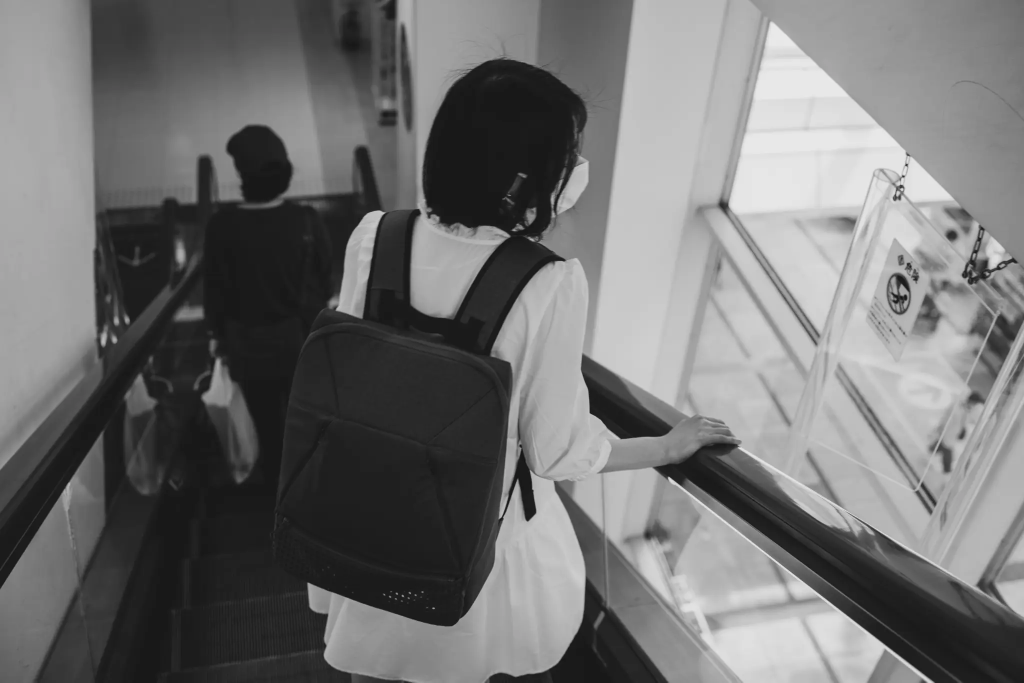
#> input picture examples/sample_input/5V6A2448.jpg, 2048 x 1365 px (shown at 1/2 size)
$ python matrix_generator.py examples/sample_input out.png
#> lines starting #> are read from the running program, lines starting #| are printed output that depends on the picture
from PIL import Image, ImageDraw, ImageFilter, ImageEnhance
import numpy as np
from typing import List, Dict, Tuple
import os
import glob
import sys

class PhotoMatrixGenerator:
    """
    写真マトリクス生成システムのメインクラス
    """

    def __init__(self):
        # MakeShop仕様
        self.canvas_size = (2520, 2520)
        self.dpi = 200
        self.output_format = 'PNG'

        # レイアウトパターン
        self.layouts = {
            'portrait': {'cell_size': (680, 1020), 'spacing': 60},
            'landscape': {'cell_size': (840, 560), 'spacing': 0},
            'square': {'cell_size': (840, 840), 'spacing': 0}
        }

    def generate_matrix(self, photo_paths: List[str], output_path: str) -> str:
        """
        写真パスリストからマトリクスを生成

        Args:
            photo_paths: 写真ファイルパスのリスト
            output_path: 出力ファイルパス

        Returns:
            生成された画像ファイルパス
        """
        # 写真読み込み・検証
        photos = self._load_and_validate_photos(photo_paths)

        if not photos:
            raise ValueError("有効な写真が見つかりません")

        # 写真数に応じた処理
        if len(photos) == 9:
            processed_photos = photos
        elif len(photos) < 9:
            processed_photos = self._supplement_photos(photos)
        else:
            processed_photos = photos[:9]  # 最初の9枚を使用

        # レイアウト決定
        layout_type = self._determine_layout(processed_photos)

        # 配置最適化
        placement = self._optimize_placement(processed_photos)

        # マトリクス生成
        matrix_image = self._create_matrix(processed_photos, placement, layout_type)

        # MakeShop仕様で保存
        self._save_makeshop_format(matrix_image, output_path)

        return output_path

    def _load_and_validate_photos(self, photo_paths: List[str]) -> List[Image.Image]:
        """写真の読み込みと検証"""
        photos = []
        for path in photo_paths:
            try:
                img = Image.open(path)
                print(f"画像情報: {os.path.basename(path)} - サイズ: {img.size}, フォーマット: {img.format}, モード: {img.mode}")

                if self._validate_photo(img):
                    # RGB変換
                    if img.mode != 'RGB':
                        img = img.convert('RGB')
                    photos.append(img)
                    print(f"読み込み成功: {os.path.basename(path)}")
                else:
                    print(f"検証失敗: {os.path.basename(path)}")
            except Exception as e:
                print(f"写真読み込みエラー: {path} - {e}")
        return photos

    def _validate_photo(self, img: Image.Image) -> bool:
        """写真の有効性チェック"""
        # 最小サイズチェック
        if img.size[0] < 300 or img.size[1] < 300:
            print(f"サイズが小さすぎます: {img.size}")
            return False
        # ファイル形式チェック（WEBPも追加）
        if img.format not in ['JPEG', 'PNG', 'WEBP']:
            print(f"対応していないフォーマット: {img.format}")
            return False
        return True

    def _determine_layout(self, photos: List[Image.Image]) -> str:
        """最適レイアウトの決定"""
        aspect_ratios = [img.size[0] / img.size[1] for img in photos]
        avg_ratio = np.mean(aspect_ratios)

        print(f"平均アスペクト比: {avg_ratio:.2f}")

        if avg_ratio > 1.3:
            layout = 'landscape'
        elif avg_ratio < 0.8:
            layout = 'portrait'
        else:
            layout = 'square'

        print(f"選択されたレイアウト: {layout}")
        return layout

    def _optimize_placement(self, photos: List[Image.Image]) -> Dict[int, int]:
        """3×3グリッド最適配置"""
        # 写真品質スコア計算
        scores = []
        for i, photo in enumerate(photos):
            score = self._calculate_photo_score(photo)
            scores.append((i, score))
            print(f"写真{i+1} スコア: {score:.3f}")

        # スコア順ソート
        scores.sort(key=lambda x: x[1], reverse=True)

        # 配置決定
        placement = {}
        placement[3] = scores[0][0]  # フォーカルポイント（右上）
        placement[1] = scores[1][0]  # エントランス（左上）
        placement[2] = scores[2][0]  # ブリッジ（上中央）

        # 残りの配置
        remaining_positions = [4, 5, 6, 7, 8, 9]
        for i, pos in enumerate(remaining_positions):
            if i + 3 < len(scores):
                placement[pos] = scores[i + 3][0]

        print("配置最適化結果:")
        for pos, photo_idx in placement.items():
            print(f"  位置{pos}: 写真{photo_idx+1}")

        return placement

    def _calculate_photo_score(self, photo: Image.Image) -> float:
        """写真品質スコア計算"""
        # 解像度スコア
        resolution_score = min(photo.size[0] * photo.size[1] / (1920 * 1080), 1.0)

        # アスペクト比スコア
        aspect_ratio = photo.size[0] / photo.size[1]
        aspect_score = 1.0 - abs(1.0 - aspect_ratio) * 0.5

        # 色彩豊かさスコア
        color_score = self._calculate_color_richness(photo)

        return resolution_score * 0.3 + aspect_score * 0.3 + color_score * 0.4

    def _calculate_color_richness(self, photo: Image.Image) -> float:
        """色彩豊かさ計算"""
        # 小さくリサイズして処理高速化
        small = photo.resize((100, 100))
        pixels = np.array(small)

        # 色の分散計算
        color_variance = np.var(pixels, axis=(0, 1))
        avg_variance = np.mean(color_variance)

        return min(avg_variance / 10000, 1.0)

    def _supplement_photos(self, photos: List[Image.Image]) -> List[Image.Image]:
        """9枚未満の写真を背景で補完"""
        supplemented = photos.copy()
        needed = 9 - len(photos)

        print(f"{needed}枚の背景を生成します")

        # 主要色抽出
        colors = self._extract_dominant_colors(photos)

        # 背景生成
        for i in range(needed):
            bg = self._generate_background(colors, i)
            supplemented.append(bg)

        return supplemented

    def _extract_dominant_colors(self, photos: List[Image.Image]) -> List[Tuple[int, int, int]]:
        """主要色抽出"""
        all_colors = []
        for photo in photos:
            small = photo.resize((50, 50))
            pixels = np.array(small).reshape(-1, 3)

            # 簡単な色抽出（K-meansの代わり）
            mean_color = np.mean(pixels, axis=0).astype(int)
            all_colors.append(tuple(mean_color))

        return all_colors

    def _generate_background(self, colors: List[Tuple[int, int, int]], index: int) -> Image.Image:
        """調和背景生成"""
        size = (800, 800)
        bg = Image.new('RGB', size)
        draw = ImageDraw.Draw(bg)

        # 色選択
        if colors:
            base_color = colors[index % len(colors)]
            # 色を薄くして控えめに
            base_color = tuple(min(255, int(c * 1.2 + 50)) for c in base_color)
        else:
            base_color = (245, 245, 245)

        # シンプルな単色背景
        draw.rectangle([0, 0, size[0], size[1]], fill=base_color)

        # 微細なテクスチャ追加
        for i in range(0, size[0], 20):
            for j in range(0, size[1], 20):
                if (i + j) % 40 == 0:
                    noise_color = tuple(max(0, min(255, c + (-5 if (i + j) % 80 == 0 else 5))) for c in base_color)
                    draw.rectangle([i, j, i+10, j+10], fill=noise_color)

        return bg

    def _create_matrix(self, photos: List[Image.Image], placement: Dict[int, int],
                      layout_type: str) -> Image.Image:
        """マトリクス画像生成"""
        # キャンバス作成（透過背景）
        canvas = Image.new('RGBA', self.canvas_size, (255, 255, 255, 0))

        # レイアウト設定
        layout = self.layouts[layout_type]
        cell_size = layout['cell_size']
        spacing = layout['spacing']

        print(f"キャンバスサイズ: {self.canvas_size}")
        print(f"セルサイズ: {cell_size}, 間隔: {spacing}")

        # 写真配置
        for position in range(1, 10):
            if position in placement:
                photo_idx = placement[position]
                photo = photos[photo_idx]

                # グリッド座標計算
                row = (position - 1) // 3
                col = (position - 1) % 3

                # 配置座標
                x = col * (cell_size[0] + spacing)
                y = row * (cell_size[1] + spacing)

                # 写真リサイズ・配置
                resized = self._resize_for_cell(photo, cell_size)
                canvas.paste(resized, (x, y))

                print(f"位置{position}: ({x}, {y}) に配置")

        # 最終調整
        return self._enhance_image(canvas)

    def _resize_for_cell(self, photo: Image.Image, cell_size: Tuple[int, int]) -> Image.Image:
        """セル用リサイズ"""
        # アスペクト比保持リサイズ
        photo_ratio = photo.size[0] / photo.size[1]
        cell_ratio = cell_size[0] / cell_size[1]

        if photo_ratio > cell_ratio:
            new_height = cell_size[1]
            new_width = int(new_height * photo_ratio)
        else:
            new_width = cell_size[0]
            new_height = int(new_width / photo_ratio)

        resized = photo.resize((new_width, new_height), Image.Resampling.LANCZOS)

        # 中央クロップ
        if resized.size != cell_size:
            result = Image.new('RGBA', cell_size, (255, 255, 255, 0))
            paste_x = (cell_size[0] - resized.size[0]) // 2
            paste_y = (cell_size[1] - resized.size[1]) // 2

            if paste_x >= 0 and paste_y >= 0:
                result.paste(resized, (paste_x, paste_y))
            else:
                crop_x = max(0, -paste_x)
                crop_y = max(0, -paste_y)
                crop_w = min(resized.size[0], cell_size[0])
                crop_h = min(resized.size[1], cell_size[1])

                cropped = resized.crop((crop_x, crop_y, crop_x + crop_w, crop_y + crop_h))
                result.paste(cropped, (max(0, paste_x), max(0, paste_y)))

            return result

        return resized

    def _enhance_image(self, image: Image.Image) -> Image.Image:
        """画像品質向上"""
        # シャープネス
        sharpened = image.filter(ImageFilter.UnsharpMask(radius=1, percent=110, threshold=3))

        # 色彩強化
        color_enhancer = ImageEnhance.Color(sharpened)
        color_enhanced = color_enhancer.enhance(1.05)

        return color_enhanced

    def _save_makeshop_format(self, image: Image.Image, output_path: str):
        """MakeShop仕様保存"""
        # DPI設定
        image.info['dpi'] = (self.dpi, self.dpi)

        # PNG保存
        image.save(output_path, format=self.output_format, dpi=(self.dpi, self.dpi))
        print(f"保存完了: {output_path}")


class BatchMatrixGenerator:
    """複数マトリクス生成対応"""

    def __init__(self):
        self.generator = PhotoMatrixGenerator()

    def process_multiple_photos(self, photo_paths: List[str], output_dir: str) -> List[str]:
        """9枚以上の写真を複数マトリクスに分割処理"""
        os.makedirs(output_dir, exist_ok=True)

        generated_files = []
        matrix_count = 0

        print(f"総写真数: {len(photo_paths)}枚")
        print(f"予想マトリクス数: {(len(photo_paths) + 8) // 9}個")

        # 9枚ずつ処理
        for i in range(0, len(photo_paths), 9):
            batch = photo_paths[i:i+9]
            matrix_count += 1

            print(f"\nマトリクス{matrix_count}: {len(batch)}枚の写真を使用")
            for j, path in enumerate(batch):
                print(f"  {j+1}. {os.path.basename(path)}")

            output_path = os.path.join(output_dir, f"matrix_{matrix_count:03d}.png")

            try:
                result_path = self.generator.generate_matrix(batch, output_path)
                generated_files.append(result_path)
                print(f"マトリクス{matrix_count}生成完了")
            except Exception as e:
                print(f"マトリクス{matrix_count}生成エラー: {e}")

        return generated_files


def main():
    if len(sys.argv) < 3:
        print("使用方法: python matrix_generator.py <写真ディレクトリ> <出力ファイルまたはディレクトリ>")
        return

    input_dir = sys.argv[1]
    output_path = sys.argv[2]

    # ディレクトリ存在確認
    if not os.path.exists(input_dir):
        print(f"エラー: 入力ディレクトリが見つかりません: {input_dir}")
        return

    # 写真ファイル検索
    photo_patterns = ['*.jpg', '*.jpeg', '*.png', '*.JPG', '*.JPEG', '*.PNG']
    photo_paths = []

    for pattern in photo_patterns:
        photo_paths.extend(glob.glob(os.path.join(input_dir, pattern)))

    if not photo_paths:
        print(f"エラー: 写真ファイルが見つかりません: {input_dir}")
        return

    print(f"発見された写真: {len(photo_paths)}枚")

    # マトリクス生成
    if len(photo_paths) <= 9:
        # 単一マトリクス
        generator = PhotoMatrixGenerator()
        result = generator.generate_matrix(photo_paths, output_path)
#> in _load_and_validate_photos, img is the input picture: PIL image 2048x1365 RGB; mean R, G, B 114, 114, 114
#| 画像情報: 5V6A2448.jpg - サイズ: (2048, 1365), フォーマット: WEBP, モード: RGB
#> the loop in _extract_dominant_colors, `for photo in photos:` made 4 passes
#> pass 1, in _extract_dominant_colors, `small = photo.resize((50, 50))`:
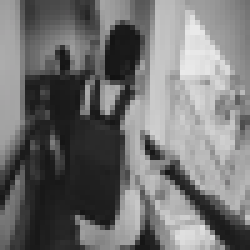
#> small: PIL image 50x50 RGB (shown 5 times larger); mean R, G, B 114.1, 114, 114.1
#> pass 2, in _extract_dominant_colors, `small = photo.resize((50, 50))`:
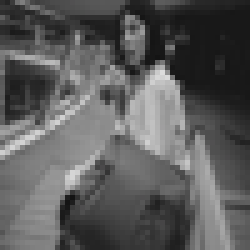
#> small: PIL image 50x50 RGB (shown 5 times larger); mean R, G, B 91.3, 91.3, 91.3
#> the loop in _optimize_placement, `for i, photo in enumerate(photos):` made 9 passes
#> pass 1, in _calculate_color_richness, `small = photo.resize((100, 100))`:
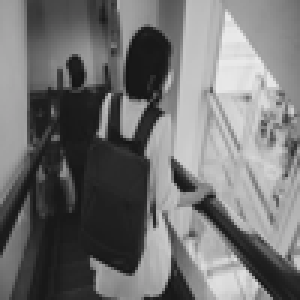
#> small: PIL image 100x100 RGB (shown 3 times larger); mean R, G, B 114, 114, 114
#> pass 2, in _calculate_color_richness (call 2), `small = photo.resize((100, 100))`:
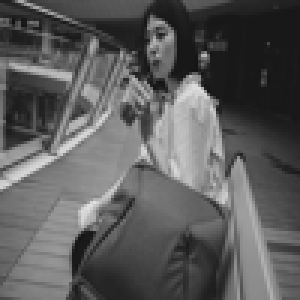
#> small: PIL image 100x100 RGB (shown 3 times larger); mean R, G, B 91.4, 91.3, 91.4
#> the loop in _create_matrix, `for position in range(1, 10):` made 9 passes
#> pass 1, in _resize_for_cell, `cropped = resized.crop((crop_x, crop_y, crop_x + crop_w, crop_y + crop..`:
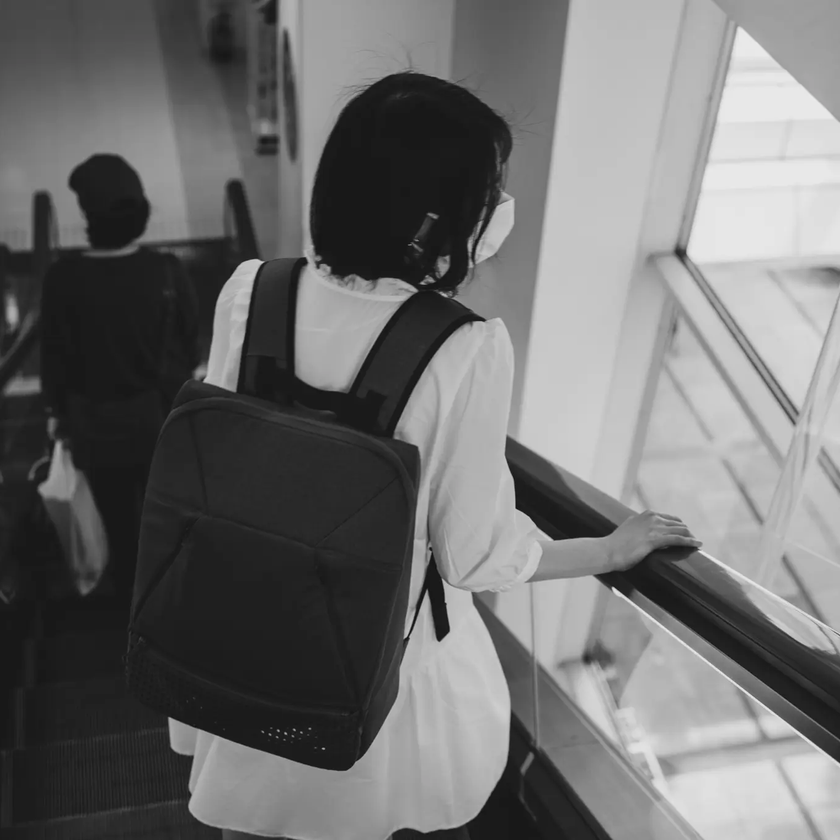
#> cropped: PIL image 840x840 RGB; mean R, G, B 111.3, 111.3, 111.3
#> after the loop in _create_matrix, `for position in range(1, 10):`:
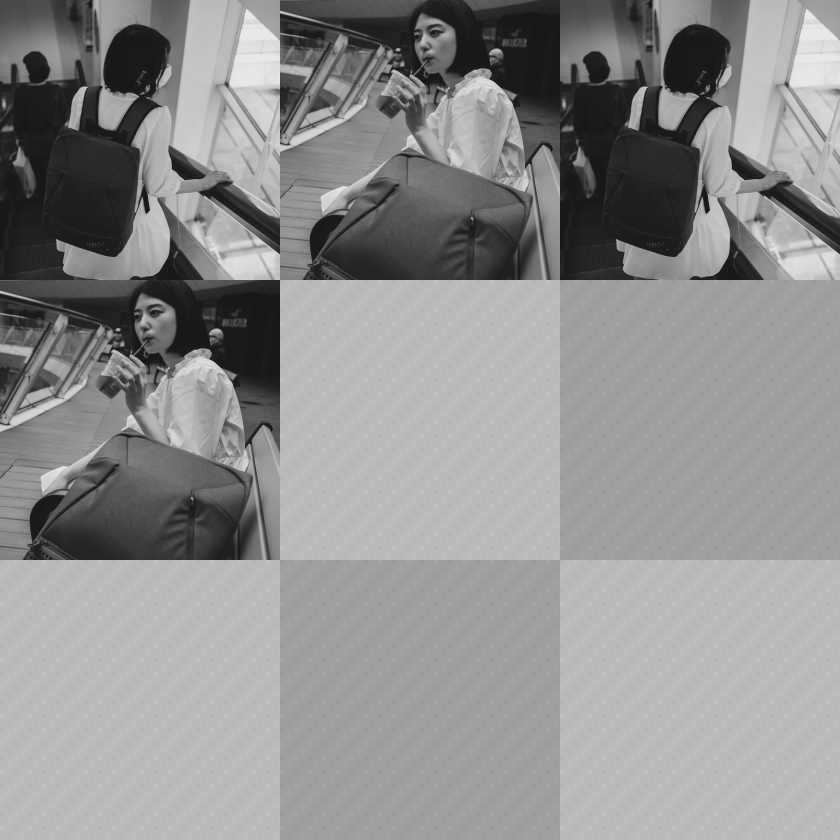
#> canvas: PIL image 2520x2520 RGBA (shown at 1/3 size); mean R, G, B, A 143.5, 143.5, 143.5, 255
#> after the loop in _create_matrix, `for position in range(1, 10):`:
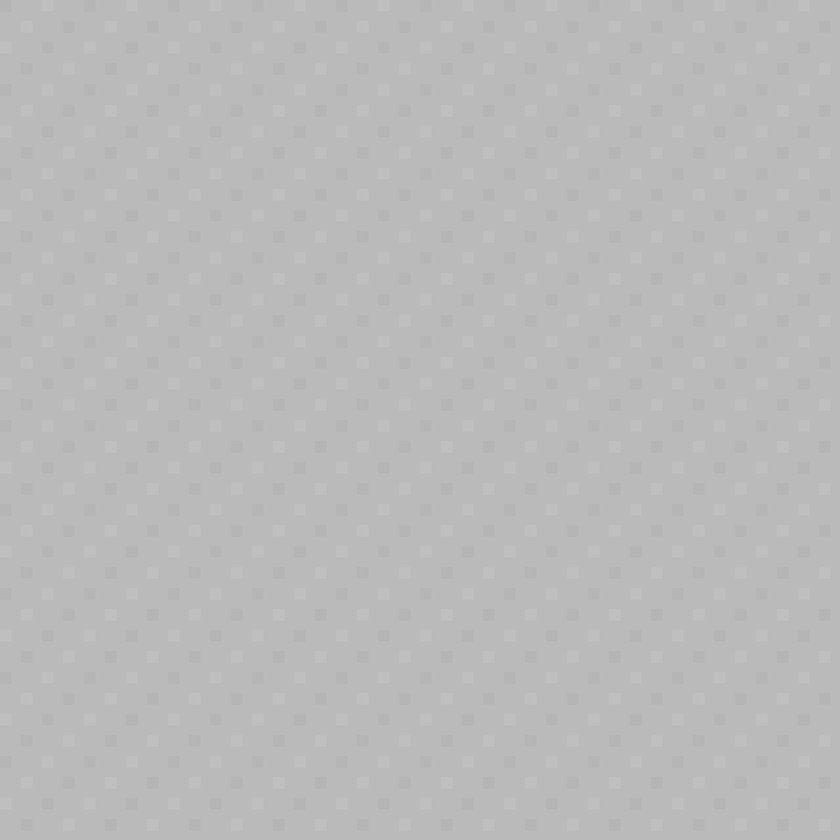
#> resized: PIL image 840x840 RGB; min 179, max 193, mean 186
        print(f"マトリクス生成完了: {result}")
    else:
        # 複数マトリクス
        batch_generator = BatchMatrixGenerator()
        output_dir = output_path if os.path.isdir(output_path) else os.path.dirname(output_path)
        results = batch_generator.process_multiple_photos(photo_paths, output_dir)
        print(f"複数マトリクス生成完了: {len(results)}個")
        for result in results:
            print(f"  {result}")


if __name__ == "__main__":
    main()
